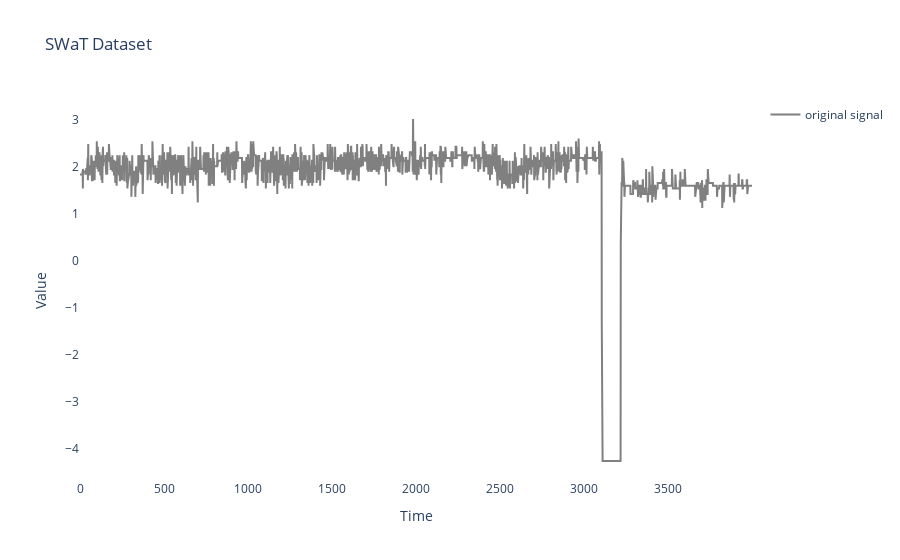

This figure's notebook cell:
### Code cell
import os
print(os.getcwd())
import numpy as np
import pandas as pd
from sklearn.preprocessing import MinMaxScaler, StandardScaler, RobustScaler
import matplotlib.pyplot as plt
import plotly.graph_objects as go
import utils

anomaly_index = [(351, 538), (614, 702), (984, 1060), (1292, 1369), (1451, 1490), (1541, 1626), (2282, 2474), (3076, 3220)]

# test_data = pd.read_csv('datasets/SWaT/swat_test.csv')
# train_data = pd.read_csv('datasets/SWaT/swat_train.csv')
# valid_data = pd.read_csv('datasets/SWaT/swat_valid.csv')

# training = train_data['value'].to_numpy().reshape(-1, 1)
# test = test_data['value'].to_numpy().reshape(-1, 1)
# valid = valid_data['value'].to_numpy().reshape(-1, 1)
# scaler = StandardScaler()
# scaler.fit(training)
# training = scaler.transform(training)
# test = scaler.transform(test)
# valid = scaler.transform(valid)




test_df = pd.read_csv('datasets/SWaT/SWaT_test_original.csv')
test_np = test_df['PIT502'].to_numpy() # AIT501 504 FIT502 PIT502
test_label = test_df['label'].to_numpy()
anomaly_index = utils.get_anomaly_segment(test_label)
test = test_np[0: 4000].reshape(-1, 1)
training = test_np[4000: 16000].reshape(-1, 1)
valid = test_np[16000: 18000].reshape(-1, 1)



scaler = StandardScaler()
scaler.fit(training)
training = scaler.transform(training)
test = scaler.transform(test)
valid = scaler.transform(valid)
# training = 2 * (training - np.min(training)) / (np.max(training) - np.min(training)) - 1
# test = 2 * (test - np.min(test)) / (np.max(test) - np.min(test)) - 1
# valid = 2 * (valid - np.min(valid)) / (np.max(valid) - np.min(valid)) - 1
# df_test.to_csv('swat_test.csv', index=False)

# df_train = pd.DataFrame(test_np[4000: 16000], columns=['value'])
# df_train.to_csv('swat_train.csv', index=False)

        
print(f"training shape: {training.shape}")
print(f"test shape: {test.shape}")
print(f"valid shape: {valid.shape}")
print(anomaly_index)
fig = go.Figure()

fig.add_trace(go.Scatter(y=test.flatten(),mode='lines', name='original signal', line=dict(color='gray')))
fig.update_layout(
    # width=1400,
    # height=660,
    title="SWaT Dataset",
    xaxis_title="Time",
    yaxis_title="Value",
    showlegend=True,
   plot_bgcolor='white',
)
fig.show()

### Figure 1 — Plotly figure (JSON) as saved in the notebook; plotly's stock layout.template omitted (floating-point values rounded to 4 significant figures; data arrays with more than 128 entries replaced by an {"elided": "..."} marker saying what was removed)
{"data": [{"line": {"color": "gray"}, "mode": "lines", "name": "original signal", "type": "scatter", "y": {"elided": "4000 float values"}}], "layout": {"plot_bgcolor": "white", "showlegend": true, "title": {"text": "SWaT Dataset"}, "xaxis": {"title": {"text": "Time"}}, "yaxis": {"title": {"text": "Value"}}}}
